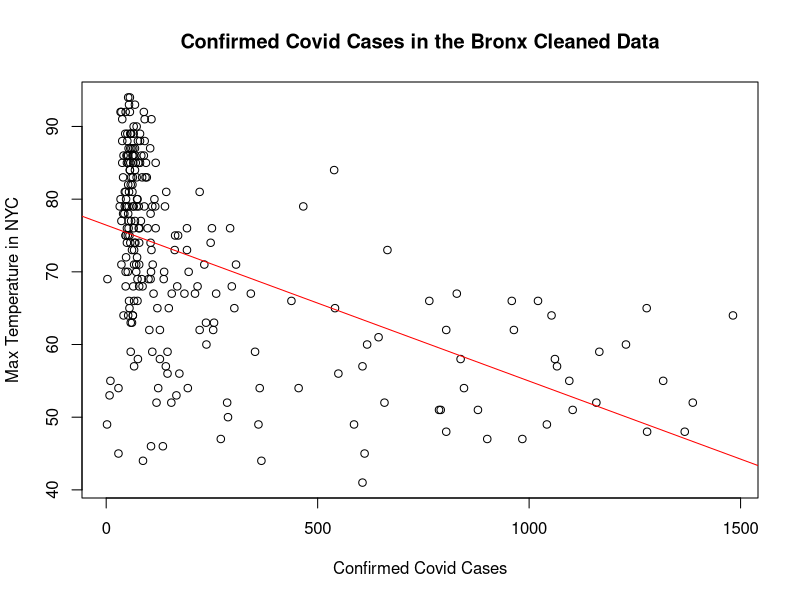
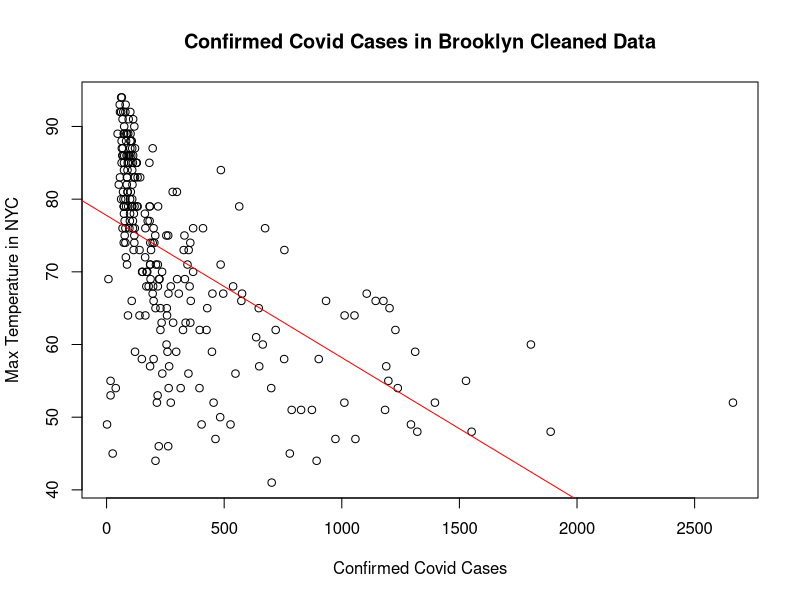
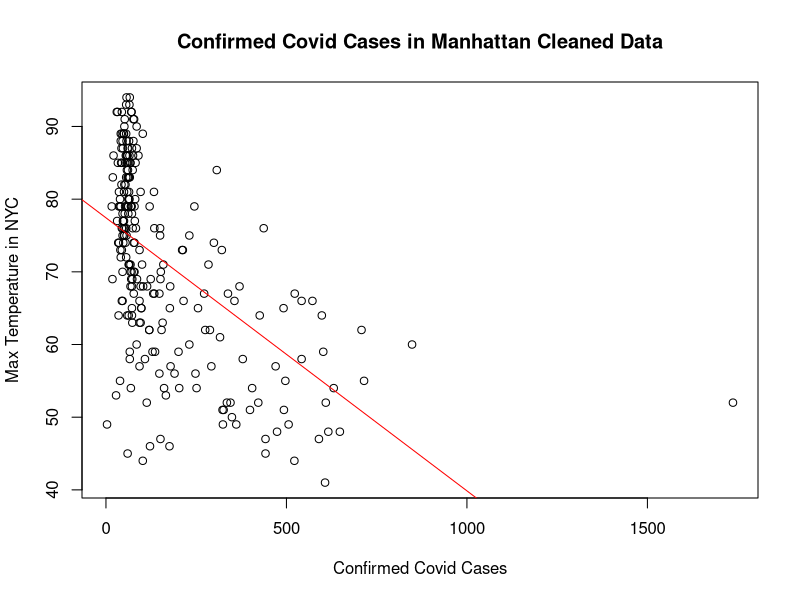
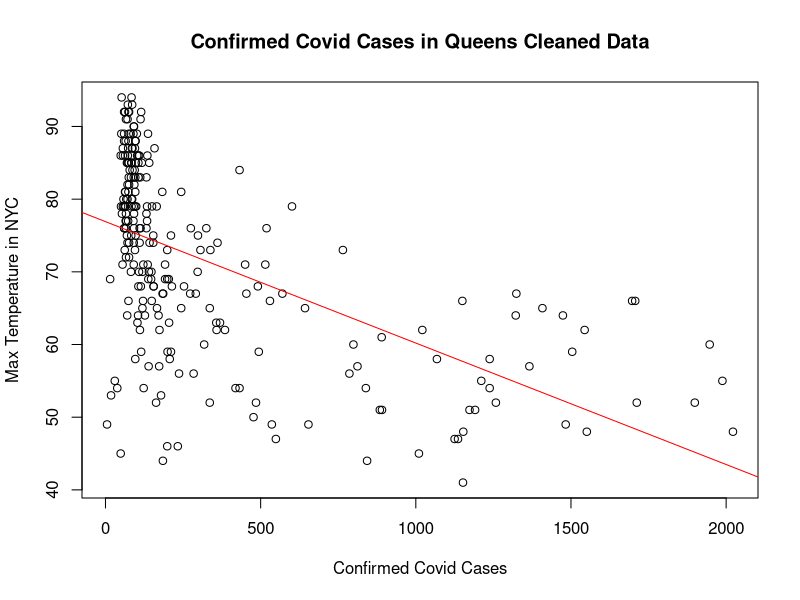
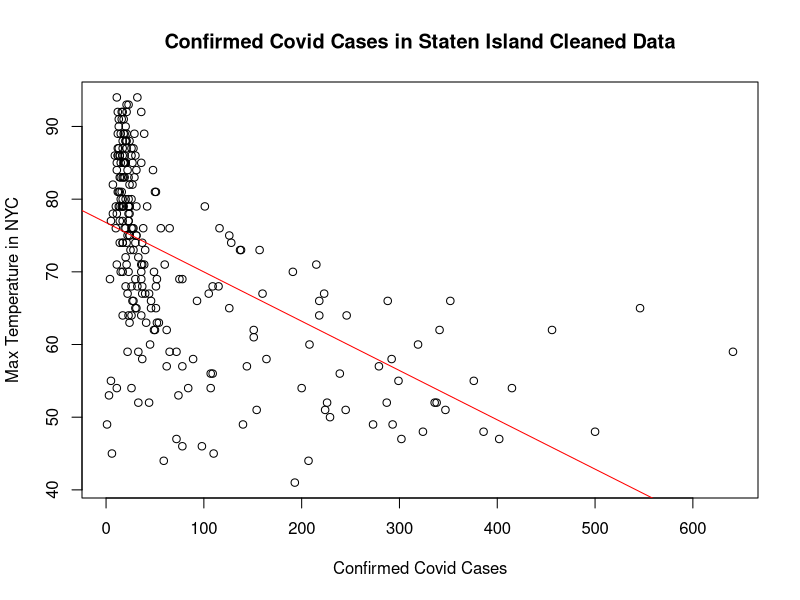

The R script that drew these images, in order:
#MAT327, Fall 2020, Project Milestone 3, Step 9, Wella Haya 12/10/2020

#importing the cleaned up version of the US Confirmed cases of Covid-19 from John Hopkins university. For this data set we are specifically looking at the NYC Boroughs (Counties) and added information from the Weather Channel (specifically min/max temp and weather type) to see if there are any correlations between Covid-19 confirmed cases in NYC and the weather.
library(readr)
NYC <- read_csv("US Confirmed Cases With Weather updated non cumulative.csv")

#viewing the Covid-19 Data
View(NYC)

#make a subset of the Covid-19 Data that removes all zero values
NYC4 <- subset(NYC, Bronx!=0 & `Brooklyn (Kings)`!=0 & `Manhattan (New York)` !=0 & Queens !=0 & `Staten Island (Richmond)` !=0)

#viewing the cleaned up Covid-19 Data
NYC4

#make a scatterplot of the values in the Bronx column (X-Values) and the values in the Max_Temp column (Y-values) from the cleaned data
plot(NYC4$Bronx, NYC4$`Max-Temp`, xlab = "Confirmed Covid Cases", ylab = "Max Temperature in NYC", main = "Confirmed Covid Cases in the Bronx Cleaned Data")

#Create subset of linear regression from the values in the Bronx column (X-Values) and the values in the Max_Temp column (Y-values) from the cleaned data
lrbronx.lm <- lm(`Max-Temp`~Bronx,data=NYC4)

#View linear regression line in red of the values in the Bronx column (X-Values) and the values in the Max_Temp column (Y-values) from the cleaned data
abline(lrbronx.lm,col = "red")

#View linear regression summary of the values in the Bronx column (X-Values) and the values in the Max_Temp column (Y-values) from the cleaned data
summary(lrbronx.lm)

#make a scatterplot of the values in the Brooklyn (Kings) column (X-Values) and the values in the Max_Temp column (Y-values) from the cleaned data
plot(NYC4$`Brooklyn (Kings)`, NYC4$`Max-Temp`, xlab = "Confirmed Covid Cases", ylab = "Max Temperature in NYC", main = "Confirmed Covid Cases in Brooklyn Cleaned Data")

#Create subset of linear regression from the values in the Brooklyn (Kings) column (X-Values) and the values in the Max_Temp column (Y-values) from the cleaned data
lrbrooklyn.lm <- lm(`Max-Temp`~`Brooklyn (Kings)`,data=NYC4)

#View linear regression line in red of the values in the Brooklyn (Kings) column (X-Values) and the values in the Max_Temp column (Y-values) from the cleaned data
abline(lrbrooklyn.lm,col = "red")

#View linear regression summary of the values in the Brooklyn (Kings) column (X-Values) and the values in the Max_Temp column (Y-values) from the cleaned data
summary(lrbrooklyn.lm)

#make a scatterplot of the values in the Manhattan (New York) column (X-Values) and the values in the Max_Temp column (Y-values) from the cleaned data
plot(NYC4$`Manhattan (New York)`, NYC4$`Max-Temp`, xlab = "Confirmed Covid Cases", ylab = "Max Temperature in NYC", main = "Confirmed Covid Cases in Manhattan Cleaned Data")

#Create subset of linear regression from the values in the Manhattan (New York) column (X-Values) and the values in the Max_Temp column (Y-values) from the cleaned data
lrmanhattan.lm <- lm(`Max-Temp`~`Manhattan (New York)`,data=NYC4)

#View linear regression line in red of the values in the Manhattan (New York) column (X-Values) and the values in the Max_Temp column (Y-values) from the cleaned data
abline(lrmanhattan.lm,col = "red")

#View linear regression summary of the values in the Manhattan (New York) column (X-Values) and the values in the Max_Temp column (Y-values) from the cleaned data
summary(lrmanhattan.lm)

#make a scatterplot of the values in the Queens column (X-Values) and the values in the Max_Temp column (Y-values) from the cleaned data
plot(NYC4$Queens, NYC4$`Max-Temp`, xlab = "Confirmed Covid Cases", ylab = "Max Temperature in NYC", main = "Confirmed Covid Cases in Queens Cleaned Data")

#Create subset of linear regression from the values in the Queens column (X-Values) and the values in the Max_Temp column (Y-values) from the cleaned data
lrqueens.lm <- lm(`Max-Temp`~Queens,data=NYC4)

#View linear regression line in red of the values in the Queens column (X-Values) and the values in the Max_Temp column (Y-values) from the cleaned data
abline(lrqueens.lm,col = "red")

#View linear regression summary of the values in the Queens column (X-Values) and the values in the Max_Temp column (Y-values) from the cleaned data
summary(lrqueens.lm)

#make a scatterplot of the values in the Staten Island (Richmond) column (X-Values) and the values in the Max_Temp column (Y-values) from the cleaned data
plot(NYC4$`Staten Island (Richmond)`, NYC4$`Max-Temp`, xlab = "Confirmed Covid Cases", ylab = "Max Temperature in NYC", main = "Confirmed Covid Cases in Staten Island Cleaned Data")

#Create subset of linear regression from the values in the Staten Island (Richmond) column (X-Values) and the values in the Max_Temp column (Y-values) from the cleaned data
lrstatenisland.lm <- lm(`Max-Temp`~`Staten Island (Richmond)`,data=NYC4)

#View linear regression line in red of the values in the Staten Island (Richmond) column (X-Values) and the values in the Max_Temp column (Y-values) from the cleaned data
abline(lrstatenisland.lm,col = "red")

#View linear regression summary of the values in the Staten Island (Richmond) column (X-Values) and the values in the Max_Temp column (Y-values) from the cleaned data
summary(lrstatenisland.lm)